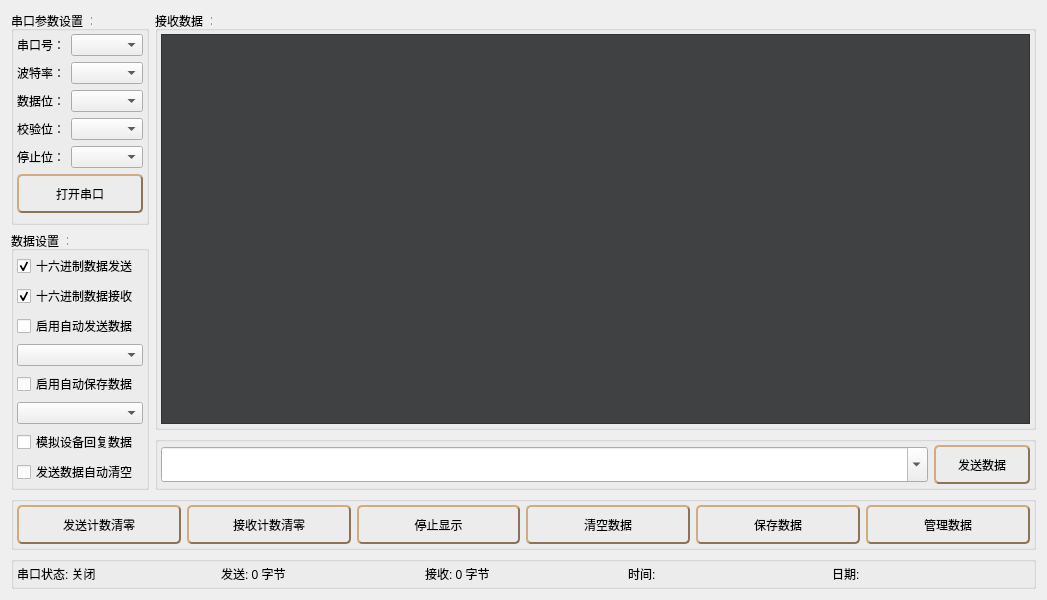
<?xml version="1.0" encoding="UTF-8"?>
<ui version="4.0">
 <class>MainWindow</class>
 <widget class="QWidget" name="MainWindow">
  <property name="geometry">
   <rect>
    <x>0</x>
    <y>0</y>
    <width>1047</width>
    <height>600</height>
   </rect>
  </property>
  <property name="minimumSize">
   <size>
    <width>600</width>
    <height>500</height>
   </size>
  </property>
  <property name="windowTitle">
   <string>串口助手工具(macOS)</string>
  </property>
  <property name="windowIcon">
   <iconset>
    <normaloff>:/main.png</normaloff>:/main.png</iconset>
  </property>
  <property name="styleSheet">
   <string notr="true">QPushButton{
	min-height:35;
	border-style: outset;
     border-width: 2px;
     border-radius: 5px;
     border-color: #8B7355;
}</string>
  </property>
  <layout class="QVBoxLayout" name="verticalLayout_5">
   <item>
    <layout class="QHBoxLayout" name="horizontalLayout_8" stretch="1,8">
     <item>
      <layout class="QVBoxLayout" name="verticalLayout_3">
       <item>
        <widget class="QGroupBox" name="gbox1">
         <property name="title">
          <string>串口参数设置 ：</string>
         </property>
         <layout class="QVBoxLayout" name="verticalLayout">
          <property name="leftMargin">
           <number>3</number>
          </property>
          <property name="topMargin">
           <number>3</number>
          </property>
          <property name="rightMargin">
           <number>3</number>
          </property>
          <property name="bottomMargin">
           <number>3</number>
          </property>
          <item>
           <layout class="QHBoxLayout" name="horizontalLayout">
            <item>
             <widget class="QLabel" name="label">
              <property name="text">
               <string>串口号：</string>
              </property>
             </widget>
            </item>
            <item>
             <widget class="QComboBox" name="cboxPortName">
              <property name="sizePolicy">
               <sizepolicy hsizetype="Preferred" vsizetype="Fixed">
                <horstretch>1</horstretch>
                <verstretch>0</verstretch>
               </sizepolicy>
              </property>
             </widget>
            </item>
           </layout>
          </item>
          <item>
           <layout class="QHBoxLayout" name="horizontalLayout_2">
            <item>
             <widget class="QLabel" name="label_2">
              <property name="text">
               <string>波特率：</string>
              </property>
             </widget>
            </item>
            <item>
             <widget class="QComboBox" name="cboxBaudRate">
              <property name="sizePolicy">
               <sizepolicy hsizetype="Preferred" vsizetype="Fixed">
                <horstretch>1</horstretch>
                <verstretch>0</verstretch>
               </sizepolicy>
              </property>
              <property name="minimumSize">
               <size>
                <width>30</width>
                <height>0</height>
               </size>
              </property>
             </widget>
            </item>
           </layout>
          </item>
          <item>
           <layout class="QHBoxLayout" name="horizontalLayout_3">
            <item>
             <widget class="QLabel" name="label_3">
              <property name="text">
               <string>数据位：</string>
              </property>
             </widget>
            </item>
            <item>
             <widget class="QComboBox" name="cboxDataBit">
              <property name="sizePolicy">
               <sizepolicy hsizetype="Preferred" vsizetype="Fixed">
                <horstretch>1</horstretch>
                <verstretch>0</verstretch>
               </sizepolicy>
              </property>
             </widget>
            </item>
           </layout>
          </item>
          <item>
           <layout class="QHBoxLayout" name="horizontalLayout_4">
            <item>
             <widget class="QLabel" name="label_4">
              <property name="text">
               <string>校验位：</string>
              </property>
             </widget>
            </item>
            <item>
             <widget class="QComboBox" name="cboxParity">
              <property name="sizePolicy">
               <sizepolicy hsizetype="Preferred" vsizetype="Fixed">
                <horstretch>1</horstretch>
                <verstretch>0</verstretch>
               </sizepolicy>
              </property>
             </widget>
            </item>
           </layout>
          </item>
          <item>
           <layout class="QHBoxLayout" name="horizontalLayout_5">
            <item>
             <widget class="QLabel" name="label_5">
              <property name="text">
               <string>停止位：</string>
              </property>
             </widget>
            </item>
            <item>
             <widget class="QComboBox" name="cboxStopBit">
              <property name="sizePolicy">
               <sizepolicy hsizetype="Preferred" vsizetype="Fixed">
                <horstretch>1</horstretch>
                <verstretch>0</verstretch>
               </sizepolicy>
              </property>
             </widget>
            </item>
           </layout>
          </item>
          <item>
           <spacer name="verticalSpacer">
            <property name="orientation">
             <enum>Qt::Vertical</enum>
            </property>
            <property name="sizeType">
             <enum>QSizePolicy::Minimum</enum>
            </property>
            <property name="sizeHint" stdset="0">
             <size>
              <width>0</width>
              <height>0</height>
             </size>
            </property>
           </spacer>
          </item>
          <item>
           <widget class="QPushButton" name="btnOpen">
            <property name="sizePolicy">
             <sizepolicy hsizetype="Minimum" vsizetype="Expanding">
              <horstretch>0</horstretch>
              <verstretch>0</verstretch>
             </sizepolicy>
            </property>
            <property name="maximumSize">
             <size>
              <width>16777215</width>
              <height>40</height>
             </size>
            </property>
            <property name="cursor">
             <cursorShape>PointingHandCursor</cursorShape>
            </property>
            <property name="text">
             <string>打开串口</string>
            </property>
           </widget>
          </item>
          <item>
           <spacer name="verticalSpacer_2">
            <property name="orientation">
             <enum>Qt::Vertical</enum>
            </property>
            <property name="sizeHint" stdset="0">
             <size>
              <width>20</width>
              <height>40</height>
             </size>
            </property>
           </spacer>
          </item>
         </layout>
        </widget>
       </item>
       <item>
        <widget class="QGroupBox" name="gbox3">
         <property name="title">
          <string>数据设置 ：</string>
         </property>
         <layout class="QVBoxLayout" name="verticalLayout_2">
          <property name="leftMargin">
           <number>3</number>
          </property>
          <property name="topMargin">
           <number>3</number>
          </property>
          <property name="rightMargin">
           <number>3</number>
          </property>
          <property name="bottomMargin">
           <number>3</number>
          </property>
          <item>
           <widget class="QCheckBox" name="ckHexSend">
            <property name="text">
             <string>十六进制数据发送</string>
            </property>
            <property name="checked">
             <bool>true</bool>
            </property>
           </widget>
          </item>
          <item>
           <widget class="QCheckBox" name="ckHexReceive">
            <property name="text">
             <string>十六进制数据接收</string>
            </property>
            <property name="checked">
             <bool>true</bool>
            </property>
           </widget>
          </item>
          <item>
           <widget class="QCheckBox" name="ckIsAutoSend">
            <property name="text">
             <string>启用自动发送数据</string>
            </property>
           </widget>
          </item>
          <item>
           <widget class="QComboBox" name="cboxSend"/>
          </item>
          <item>
           <widget class="QCheckBox" name="ckIsAutoSave">
            <property name="text">
             <string>启用自动保存数据</string>
            </property>
           </widget>
          </item>
          <item>
           <widget class="QComboBox" name="cboxSave"/>
          </item>
          <item>
           <widget class="QCheckBox" name="ckIsDebug">
            <property name="text">
             <string>模拟设备回复数据</string>
            </property>
           </widget>
          </item>
          <item>
           <widget class="QCheckBox" name="ckIsAutoClear">
            <property name="text">
             <string>发送数据自动清空</string>
            </property>
           </widget>
          </item>
         </layout>
        </widget>
       </item>
      </layout>
     </item>
     <item>
      <layout class="QVBoxLayout" name="verticalLayout_4">
       <item>
        <widget class="QGroupBox" name="gbox2">
         <property name="layoutDirection">
          <enum>Qt::LeftToRight</enum>
         </property>
         <property name="title">
          <string>接收数据 ：</string>
         </property>
         <layout class="QHBoxLayout" name="horizontalLayout_6">
          <property name="leftMargin">
           <number>3</number>
          </property>
          <property name="topMargin">
           <number>3</number>
          </property>
          <property name="rightMargin">
           <number>3</number>
          </property>
          <property name="bottomMargin">
           <number>3</number>
          </property>
          <item>
           <widget class="QTextEdit" name="txtDataHex">
            <property name="enabled">
             <bool>true</bool>
            </property>
            <property name="sizePolicy">
             <sizepolicy hsizetype="Expanding" vsizetype="Expanding">
              <horstretch>0</horstretch>
              <verstretch>0</verstretch>
             </sizepolicy>
            </property>
            <property name="layoutDirection">
             <enum>Qt::LeftToRight</enum>
            </property>
            <property name="autoFillBackground">
             <bool>false</bool>
            </property>
            <property name="styleSheet">
             <string notr="true">background-color:rgb(64, 65, 66);
font: 14pt &quot;宋体&quot;;
color: rgb(0, 120, 215);</string>
            </property>
            <property name="frameShape">
             <enum>QFrame::StyledPanel</enum>
            </property>
            <property name="verticalScrollBarPolicy">
             <enum>Qt::ScrollBarAsNeeded</enum>
            </property>
            <property name="horizontalScrollBarPolicy">
             <enum>Qt::ScrollBarAsNeeded</enum>
            </property>
            <property name="readOnly">
             <bool>true</bool>
            </property>
           </widget>
          </item>
         </layout>
        </widget>
       </item>
       <item>
        <widget class="QGroupBox" name="gbox5">
         <property name="title">
          <string/>
         </property>
         <layout class="QHBoxLayout" name="horizontalLayout_7" stretch="8,1">
          <property name="leftMargin">
           <number>3</number>
          </property>
          <property name="topMargin">
           <number>3</number>
          </property>
          <property name="rightMargin">
           <number>3</number>
          </property>
          <property name="bottomMargin">
           <number>3</number>
          </property>
          <item>
           <widget class="QComboBox" name="txtSend">
            <property name="sizePolicy">
             <sizepolicy hsizetype="Preferred" vsizetype="Fixed">
              <horstretch>1</horstretch>
              <verstretch>0</verstretch>
             </sizepolicy>
            </property>
            <property name="minimumSize">
             <size>
              <width>0</width>
              <height>30</height>
             </size>
            </property>
            <property name="font">
             <font>
              <family>宋体</family>
              <pointsize>14</pointsize>
              <weight>50</weight>
              <italic>false</italic>
              <bold>false</bold>
             </font>
            </property>
            <property name="styleSheet">
             <string notr="true"/>
            </property>
            <property name="editable">
             <bool>true</bool>
            </property>
           </widget>
          </item>
          <item>
           <widget class="QPushButton" name="btnSend">
            <property name="minimumSize">
             <size>
              <width>40</width>
              <height>39</height>
             </size>
            </property>
            <property name="cursor">
             <cursorShape>PointingHandCursor</cursorShape>
            </property>
            <property name="text">
             <string>发送数据</string>
            </property>
           </widget>
          </item>
         </layout>
        </widget>
       </item>
      </layout>
     </item>
    </layout>
   </item>
   <item>
    <widget class="QGroupBox" name="gbox6">
     <property name="title">
      <string/>
     </property>
     <layout class="QHBoxLayout" name="horizontalLayout_9">
      <property name="leftMargin">
       <number>3</number>
      </property>
      <property name="topMargin">
       <number>3</number>
      </property>
      <property name="rightMargin">
       <number>3</number>
      </property>
      <property name="bottomMargin">
       <number>3</number>
      </property>
      <item>
       <widget class="QPushButton" name="btnClearSend">
        <property name="sizePolicy">
         <sizepolicy hsizetype="Minimum" vsizetype="Preferred">
          <horstretch>0</horstretch>
          <verstretch>0</verstretch>
         </sizepolicy>
        </property>
        <property name="cursor">
         <cursorShape>PointingHandCursor</cursorShape>
        </property>
        <property name="text">
         <string>发送计数清零</string>
        </property>
       </widget>
      </item>
      <item>
       <widget class="QPushButton" name="btnClearReceive">
        <property name="sizePolicy">
         <sizepolicy hsizetype="Minimum" vsizetype="Preferred">
          <horstretch>0</horstretch>
          <verstretch>0</verstretch>
         </sizepolicy>
        </property>
        <property name="cursor">
         <cursorShape>PointingHandCursor</cursorShape>
        </property>
        <property name="text">
         <string>接收计数清零</string>
        </property>
       </widget>
      </item>
      <item>
       <widget class="QPushButton" name="btnStopShow">
        <property name="sizePolicy">
         <sizepolicy hsizetype="Minimum" vsizetype="Preferred">
          <horstretch>0</horstretch>
          <verstretch>0</verstretch>
         </sizepolicy>
        </property>
        <property name="cursor">
         <cursorShape>PointingHandCursor</cursorShape>
        </property>
        <property name="text">
         <string>停止显示</string>
        </property>
       </widget>
      </item>
      <item>
       <widget class="QPushButton" name="btnClearAll">
        <property name="sizePolicy">
         <sizepolicy hsizetype="Minimum" vsizetype="Preferred">
          <horstretch>0</horstretch>
          <verstretch>0</verstretch>
         </sizepolicy>
        </property>
        <property name="cursor">
         <cursorShape>PointingHandCursor</cursorShape>
        </property>
        <property name="text">
         <string>清空数据</string>
        </property>
       </widget>
      </item>
      <item>
       <widget class="QPushButton" name="btnSave">
        <property name="sizePolicy">
         <sizepolicy hsizetype="Minimum" vsizetype="Preferred">
          <horstretch>0</horstretch>
          <verstretch>0</verstretch>
         </sizepolicy>
        </property>
        <property name="cursor">
         <cursorShape>PointingHandCursor</cursorShape>
        </property>
        <property name="text">
         <string>保存数据</string>
        </property>
       </widget>
      </item>
      <item>
       <widget class="QPushButton" name="btnData">
        <property name="sizePolicy">
         <sizepolicy hsizetype="Minimum" vsizetype="Preferred">
          <horstretch>0</horstretch>
          <verstretch>0</verstretch>
         </sizepolicy>
        </property>
        <property name="cursor">
         <cursorShape>PointingHandCursor</cursorShape>
        </property>
        <property name="text">
         <string>管理数据</string>
        </property>
       </widget>
      </item>
     </layout>
    </widget>
   </item>
   <item>
    <widget class="QGroupBox" name="groupBox">
     <property name="title">
      <string/>
     </property>
     <layout class="QHBoxLayout" name="horizontalLayout_10">
      <property name="leftMargin">
       <number>3</number>
      </property>
      <property name="topMargin">
       <number>3</number>
      </property>
      <property name="rightMargin">
       <number>3</number>
      </property>
      <property name="bottomMargin">
       <number>3</number>
      </property>
      <item>
       <widget class="QLabel" name="labIsOpen">
        <property name="text">
         <string>串口状态: 关闭</string>
        </property>
       </widget>
      </item>
      <item>
       <widget class="QLabel" name="labSend">
        <property name="text">
         <string>发送: 0 字节</string>
        </property>
       </widget>
      </item>
      <item>
       <widget class="QLabel" name="labReceive">
        <property name="text">
         <string>接收: 0 字节</string>
        </property>
       </widget>
      </item>
      <item>
       <widget class="QLabel" name="labTime">
        <property name="text">
         <string>时间: </string>
        </property>
       </widget>
      </item>
      <item>
       <widget class="QLabel" name="labDate">
        <property name="text">
         <string>日期: </string>
        </property>
       </widget>
      </item>
     </layout>
    </widget>
   </item>
  </layout>
 </widget>
 <layoutdefault spacing="6" margin="11"/>
 <resources/>
 <connections/>
</ui>
